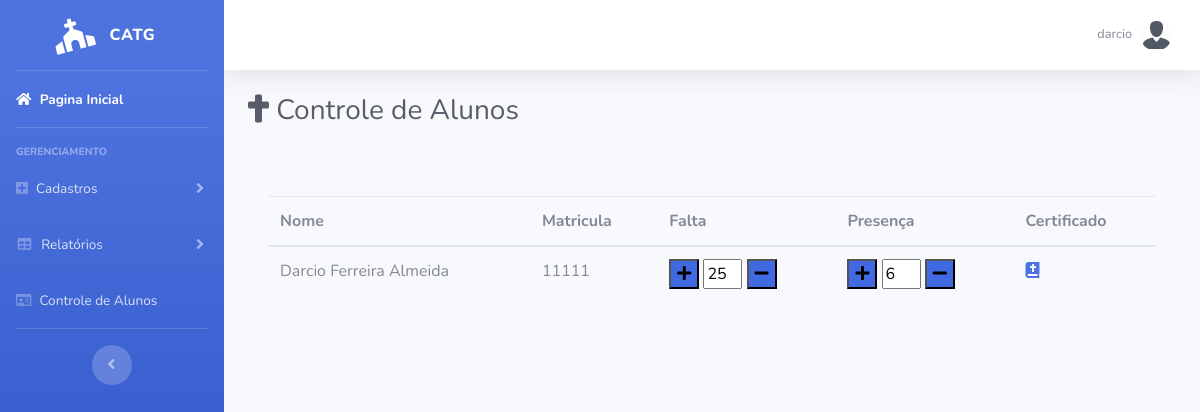
Page /buscar_aluno.php?idCatequista=3 (signed in) on the committed database.
### tables this page shows
CREATE TABLE `aluno` (
  `idAluno` int(11) NOT NULL,
  `nome` varchar(100) NOT NULL,
  `matricula` varchar(15) NOT NULL,
  `local` varchar(50) NOT NULL,
  `telefone` varchar(15) DEFAULT NULL,
  `email` varchar(100) DEFAULT NULL,
  `idCatequista` int(11) NOT NULL,
  `idSacramento` int(11) NOT NULL,
  `falta` int(11) DEFAULT NULL,
  `presenca` int(11) DEFAULT NULL
);

### model/AlunoDAO.php (called while the page is built, shortened)
<?php
class AlunoDAO
{
public function listar_Chamada($conn,$id){
		$result = $conn -> query("SELECT * FROM  catequista,aluno WHERE catequista.idCatequista = '{$id}' and aluno.idCatequista='{$id}' ");
		return $result;
	}
}
?>

### buscar_aluno.php (the view, shortened to what this page needs)
<?php
$id = $_GET["idCatequista"];
require_once './model/conexao.php';
require_once './model/AlunoDAO.php';
$cat = new AlunoDAO();
$result = $cat -> listar_Chamada($conn, $id);
?>
<!DOCTYPE html>
<html lang="pt-br">
<head>
  <link href="vendor/fontawesome-free/css/all.min.css" rel="stylesheet" type="text/css">
  <link href="css/sb-admin-2.min.css" rel="stylesheet">
</head>
<body id="page-top">
<?php
if(isset($_SESSION['nome']) && isset($_SESSION['senha']) && $_SESSION['codLog']==1)
{ ?>
  <div id="wrapper">
    <ul class="navbar-nav bg-gradient-primary sidebar sidebar-dark accordion" id="accordionSidebar">
      <a class="sidebar-brand d-flex align-items-center justify-content-center" href="index.php">
        <div class="sidebar-brand-icon rotate-n-15">
           <i class="fas fa-church"></i>
        </div>
        <div class="sidebar-brand-text mx-3">CatG</div>
      </a>
      <hr class="sidebar-divider my-0">
      <li class="nav-item active">
        <a class="nav-link" href="index.php">
          <i class="fa fa-home"></i>
          <span>Pagina Inicial</span></a>
      </li>
      <hr class="sidebar-divider">
      <div class="sidebar-heading">
        Gerenciamento
      </div>
      <li class="nav-item">
        <a class="nav-link collapsed" href="#" data-toggle="collapse" data-target="#collapseTwo" aria-expanded="true" aria-controls="collapseTwo">
          <i class="fa fa-plus-square"></i>
          <span>Cadastros</span>
        </a>
      </li>
      <li class="nav-item">
        <a class="nav-link collapsed" href="#" data-toggle="collapse" data-target="#collapseUtilities" aria-expanded="true" aria-controls="collapseUtilities">
          <i class="fas fa-fw fa-table"></i>
          <span>Relatórios</span>
        </a>
      </li>
      <li class="nav-item">
       <a class="nav-link" href="controle_aluno.php">
           <i class="far fa-id-card"></i>
          <span>Controle de Alunos</span></a>
      </li>
      <hr class="sidebar-divider d-none d-md-block">
      <div class="text-center d-none d-md-inline">
        <button class="rounded-circle border-0" id="sidebarToggle"></button>
      </div>
    </ul>
    <div id="content-wrapper" class="d-flex flex-column">
      <div id="content">
        <nav class="navbar navbar-expand navbar-light bg-white topbar mb-4 static-top shadow">
          <ul class="navbar-nav ml-auto">
            <li class="nav-item dropdown no-arrow">
              <a class="nav-link dropdown-toggle" href="#" id="userDropdown" role="button" data-toggle="dropdown" aria-haspopup="true" aria-expanded="false">
                <span class="mr-2 d-none d-lg-inline text-gray-600 small"><?php echo $_SESSION['nome']; ?></span>
                 <img class="img-profile rounded-circle" src="./img/login.png">
              </a>
            </li>
          </ul>
        </nav>
        <div class="container-fluid">
          <div class="d-sm-flex align-items-center justify-content-between mb-4">
            <h1 class="h3 mb-0 text-gray-800"> <i class="fas fa-cross"></i>   Controle de Alunos</h1>
          </div>
               <div class="card-body">
               <br>
                <table class="table" id="Table" width="100%" cellspacing="0">
                  <thead>
                    <tr>
                      <th>Nome</th>
                      <th>Matricula</th>
                      <th>Falta</th>
                      <th>Presença</th>
                      <th>Certificado</th>
                    </tr>
                  </thead>
                   <tbody id="Tabela" >
                     <?php
        while($row = $result->fetch(PDO::FETCH_OBJ)){
          echo '<tr>';
          echo  '<td >'.$row -> nome . '</td>'.
              '<td>'. $row -> matricula . '</td>
              <td>
                <a href="mais_falta.php?mais=1&id='.$row -> idAluno.'"><button style="background: #4169E1"  name="mais" id="mais" value="+"><i class="fas fa-plus"></i></button></a>
                <input type="text" name="format" value='.$row -> falta.' id="format" size="2"/>
                <a href="menos_falta.php?menos=1&id='.$row -> idAluno.'"><button style="background: #4169E1"  name="menos" id="menos" value="-"><i class="fas fa-minus"></i></button></a>'.'
              </td>
              <td>
                <a href="mais_presenca.php?mais=1&id='.$row -> idAluno.'"><button style="background: #4169E1" name="mais" id="mais" value="+"><i class="fas fa-plus"></i></button></a>
                  <input type="text" name="format" value='.$row -> presenca.' id="format" size="2" />
                <a href="menos_presenca.php?menos=1&id='.$row -> idAluno.'"><button style="background: #4169E1"  name="menos" id="mais" value="-"><i class="fas fa-minus"></i></button></a>'.'
               <td> <a  target="_blank" href="verificar_faltas.php?id='.
               $row -> idAluno.'"><i class=" fas fa-bible"></i></a>'.'</td>';
        echo '</tr>';
        }
?>
                   </tbody>
                </table>
              </div>
            </div>
            </div>
          </div>
        </div>
<?php
}else{
  header("Location:login.html");
} ?>
</body>
</html>

### rows in the picture
aluno: nome "Darcio Ferreira Almeida", matricula "11111", format "25", format "6"

### other values in the picture
$_SESSION['nome'] "darcio"
